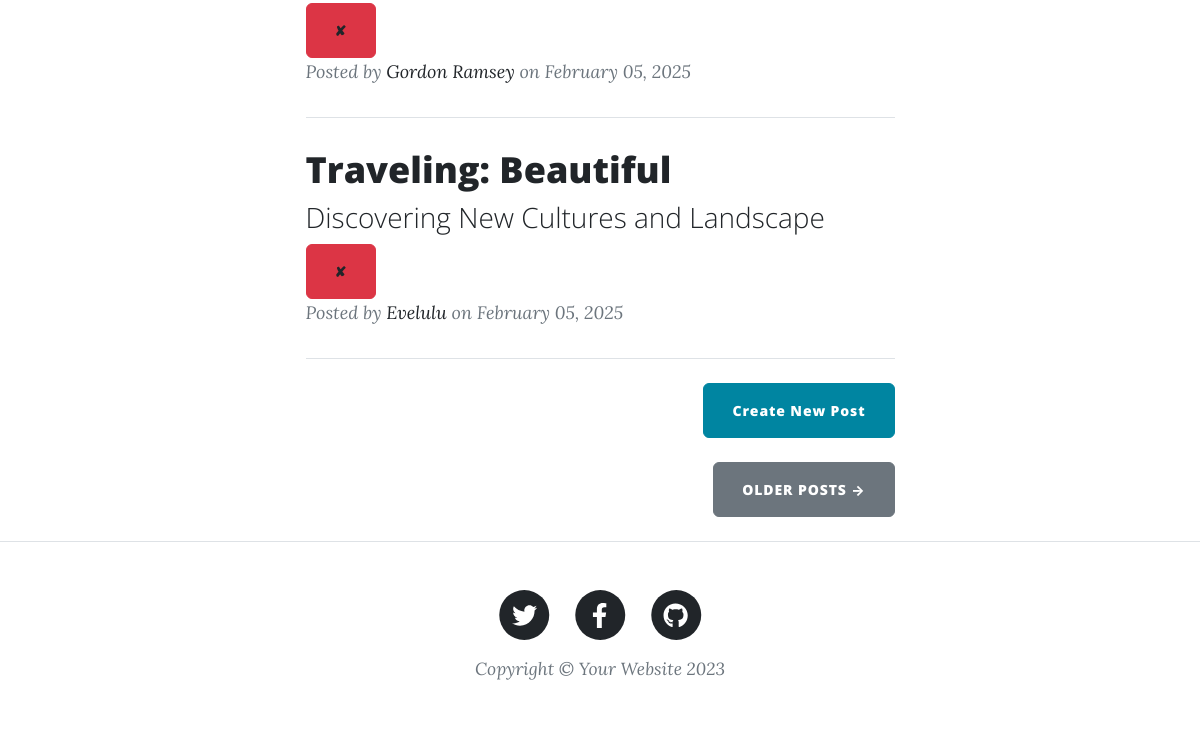
Before: / (lower part) with the older database file.
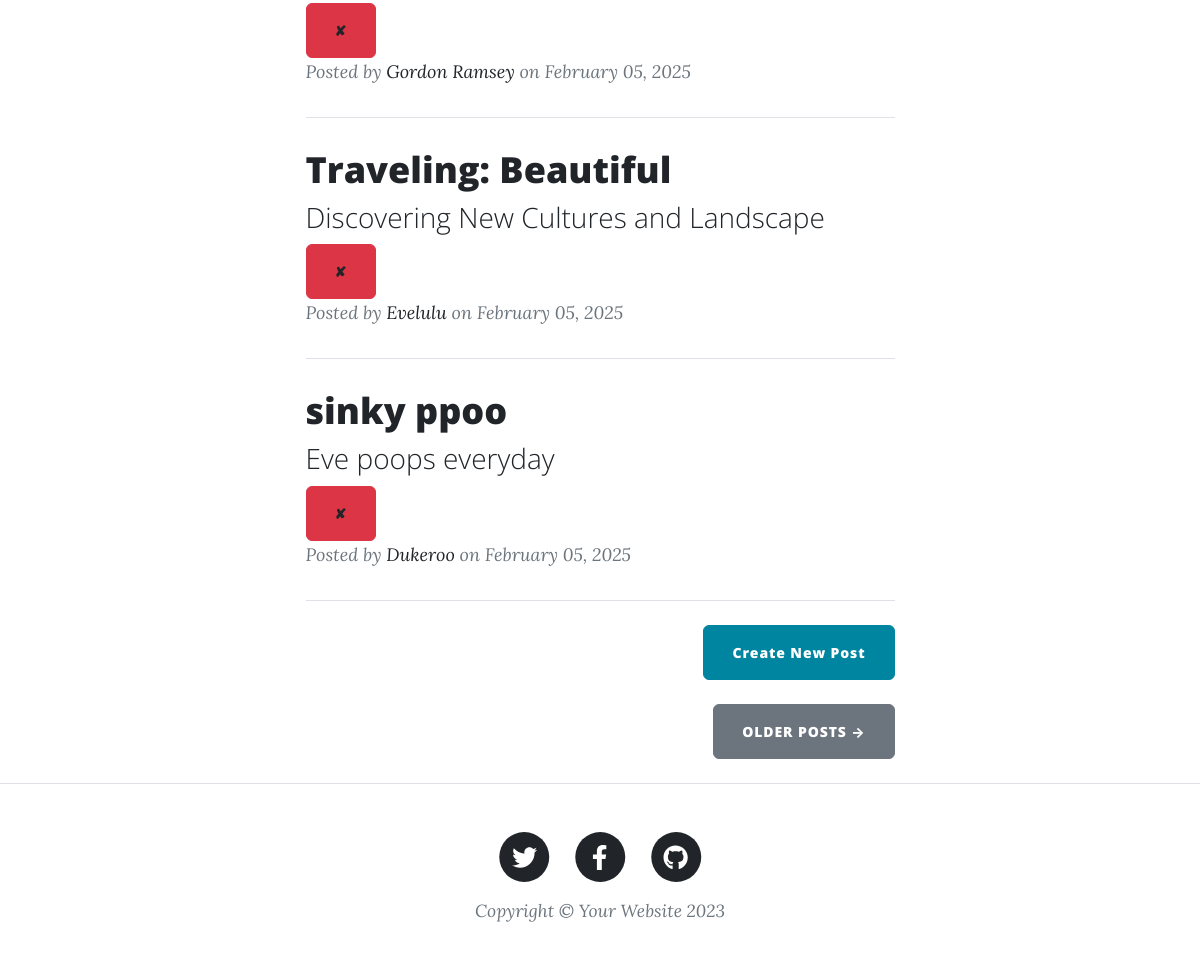
After: the same page with the newer database file.
### main.py (models this page shows)
class BlogPost(db.Model):
    id: Mapped[int] = mapped_column(Integer, primary_key=True)
    title: Mapped[str] = mapped_column(String(250), unique=True, nullable=False)
    subtitle: Mapped[str] = mapped_column(String(250), nullable=False)
    date: Mapped[str] = mapped_column(String(250), nullable=False)
    body: Mapped[str] = mapped_column(Text, nullable=False)
    author: Mapped[str] = mapped_column(String(250), nullable=False)
    img_url: Mapped[str] = mapped_column(String(250), nullable=False)

### main.py (the view)
@app.route('/')
def get_all_posts():
    result = db.session.execute(db.select(BlogPost))
    posts = result.scalars().all()
    return render_template("index.html", all_posts=posts)

### templates/index.html (shortened to what this page needs)
{% include "header.html" %}
<div class="container px-4 px-lg-5">
  <div class="row gx-4 gx-lg-5 justify-content-center">
    <div class="col-md-10 col-lg-8 col-xl-7">
      {% for post in all_posts %}
      <div class="post-preview">
        <a href="{{ url_for('show_post', post_id=post.id) }}">
          <h2 class="post-title">{{ post.title }}</h2>
          <h3 class="post-subtitle">{{ post.subtitle }}</h3>
        </a>
        <a href="{{ url_for('delete_post', post_id=post.id) }}" class="btn btn-danger">
           ✘
        </a>
        <p class="post-meta">
          Posted by
          <a href="#">{{post.author}}</a>
          on {{post.date}}
        </p>
      </div>
      <hr class="my-4" />
      {% endfor %}
      <div class="d-flex justify-content-end mb-4">
        <a
          class="btn btn-primary float-right"
          href="{{ url_for('add_new_post') }}"
          >Create New Post</a
        >
      </div>
      <div class="d-flex justify-content-end mb-4">
        <a class="btn btn-secondary text-uppercase" href="#!">Older Posts →</a>
      </div>
    </div>
  </div>
</div>
{% include "footer.html" %}

### templates/header.html (shortened to what this page needs)
<!DOCTYPE html>
<html lang="en">
  <head>
    {% block styles %}
    {{ bootstrap.load_css() }}
    <link
      href="{{ url_for('static', filename='css/styles.css') }}"
      rel="stylesheet"
    />
    {% endblock %}
  </head>
  <body>

### templates/footer.html (shortened to what this page needs)
        <footer class="border-top">
          <div class="container px-4 px-lg-5">
              <div class="row gx-4 gx-lg-5 justify-content-center">
                  <div class="col-md-10 col-lg-8 col-xl-7">
                      <ul class="list-inline text-center">
                          <li class="list-inline-item">
                              <a href="#!">
                                  <span class="fa-stack fa-lg">
                                      <i class="fas fa-circle fa-stack-2x"></i>
                                      <i class="fab fa-twitter fa-stack-1x fa-inverse"></i>
                                  </span>
                              </a>
                          </li>
                          <li class="list-inline-item">
                              <a href="#!">
                                  <span class="fa-stack fa-lg">
                                      <i class="fas fa-circle fa-stack-2x"></i>
                                      <i class="fab fa-facebook-f fa-stack-1x fa-inverse"></i>
                                  </span>
                              </a>
                          </li>
                          <li class="list-inline-item">
                              <a href="#!">
                                  <span class="fa-stack fa-lg">
                                      <i class="fas fa-circle fa-stack-2x"></i>
                                      <i class="fab fa-github fa-stack-1x fa-inverse"></i>
                                  </span>
                              </a>
                          </li>
                      </ul>
                      <div class="small text-center text-muted fst-italic">Copyright &copy; Your Website 2023</div>
                  </div>
              </div>
          </div>
      </footer>
  </body>
</html>

Changed rows visible on the page:
added BlogPost: title "sinky ppoo", subtitle "Eve poops everyday", author "Dukeroo", date "February 05, 2025"
